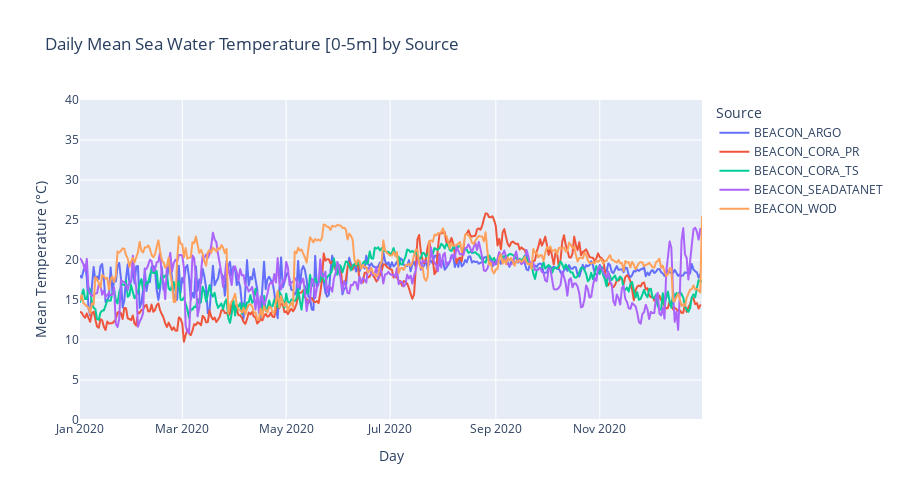
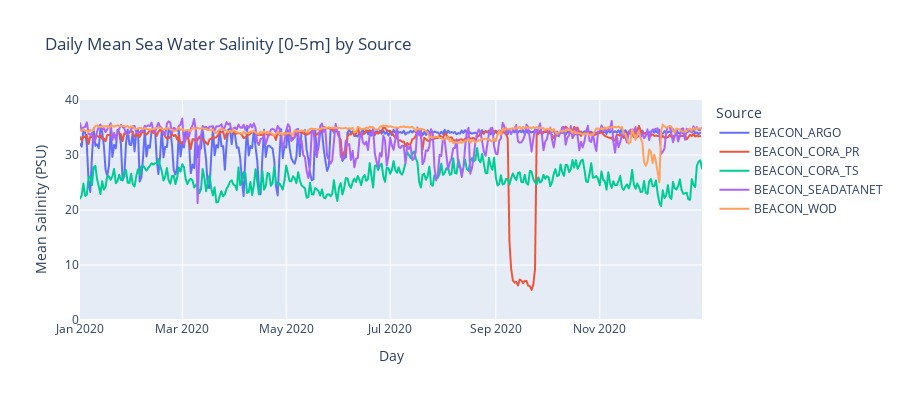

Here is the notebook cell these charts were saved with, in order:
### Code cell
import plotly.graph_objects as go
# Ensure time is datetime
gdf["time"] = pd.to_datetime(gdf["time"])

# Resample by day for each source_bdi and calculate mean temperature
mean_temp = (
    gdf.groupby([pd.Grouper(key="time", freq="D"), "source_bdi"])["temperature"]
    .mean()
    .reset_index()
)

# Plot with a line per source_bdi
fig = px.line(
    mean_temp,
    x="time",
    y="temperature",
    color="source_bdi",  # different line per source_bdi
    title="Daily Mean Sea Water Temperature [0-5m] by Source",
    labels={"time": "Day", "temperature": "Mean Temperature (°C)", "source_bdi": "Source"},
    height=500
)

fig.update_layout(yaxis_range=[0, 40])
fig.show()

# === Salinity: Mean by day and source_bdi ===
mean_sal = (
    gdf.groupby([pd.Grouper(key="time", freq="D"), "source_bdi"])["salinity"]
    .mean()
    .reset_index()
)

fig_sal = px.line(
    mean_sal,
    x="time",
    y="salinity",
    color="source_bdi",
    title="Daily Mean Sea Water Salinity [0-5m] by Source",
    labels={"time": "Day", "salinity": "Mean Salinity (PSU)", "source_bdi": "Source"},
    height=400
)
fig_sal.update_layout(yaxis_range=[0, 40])
fig_sal.show()

### Figure 1 — Plotly figure (JSON) as saved in the notebook; plotly's stock layout.template omitted (floating-point values rounded to 4 significant figures; data arrays with more than 128 entries replaced by an {"elided": "..."} marker saying what was removed)
{"data": [{"hovertemplate": "Source=BEACON_ARGO<br>Day=%{x}<br>Mean Temperature (°C)=%{y}<extra></extra>", "legendgroup": "BEACON_ARGO", "line": {"color": "#636efa", "dash": "solid"}, "marker": {"symbol": "circle"}, "mode": "lines", "name": "BEACON_ARGO", "showlegend": true, "type": "scattergl", "x": {"elided": "365 str values"}, "xaxis": "x", "y": {"elided": "365 float values"}, "yaxis": "y"}, {"hovertemplate": "Source=BEACON_CORA_PR<br>Day=%{x}<br>Mean Temperature (°C)=%{y}<extra></extra>", "legendgroup": "BEACON_CORA_PR", "line": {"color": "#EF553B", "dash": "solid"}, "marker": {"symbol": "circle"}, "mode": "lines", "name": "BEACON_CORA_PR", "showlegend": true, "type": "scattergl", "x": {"elided": "365 str values"}, "xaxis": "x", "y": {"elided": "365 float values"}, "yaxis": "y"}, {"hovertemplate": "Source=BEACON_CORA_TS<br>Day=%{x}<br>Mean Temperature (°C)=%{y}<extra></extra>", "legendgroup": "BEACON_CORA_TS", "line": {"color": "#00cc96", "dash": "solid"}, "marker": {"symbol": "circle"}, "mode": "lines", "name": "BEACON_CORA_TS", "showlegend": true, "type": "scattergl", "x": {"elided": "366 str values"}, "xaxis": "x", "y": {"elided": "366 float values"}, "yaxis": "y"}, {"hovertemplate": "Source=BEACON_SEADATANET<br>Day=%{x}<br>Mean Temperature (°C)=%{y}<extra></extra>", "legendgroup": "BEACON_SEADATANET", "line": {"color": "#ab63fa", "dash": "solid"}, "marker": {"symbol": "circle"}, "mode": "lines", "name": "BEACON_SEADATANET", "showlegend": true, "type": "scattergl", "x": {"elided": "365 str values"}, "xaxis": "x", "y": {"elided": "365 float values"}, "yaxis": "y"}, {"hovertemplate": "Source=BEACON_WOD<br>Day=%{x}<br>Mean Temperature (°C)=%{y}<extra></extra>", "legendgroup": "BEACON_WOD", "line": {"color": "#FFA15A", "dash": "solid"}, "marker": {"symbol": "circle"}, "mode": "lines", "name": "BEACON_WOD", "showlegend": true, "type": "scattergl", "x": {"elided": "366 str values"}, "xaxis": "x", "y": {"elided": "366 float values"}, "yaxis": "y"}], "layout": {"height": 500, "legend": {"title": {"text": "Source"}, "tracegroupgap": 0}, "title": {"text": "Daily Mean Sea Water Temperature [0-5m] by Source"}, "xaxis": {"anchor": "y", "domain": [0, 1], "title": {"text": "Day"}}, "yaxis": {"anchor": "x", "domain": [0, 1], "range": [0, 40], "title": {"text": "Mean Temperature (°C)"}}}}

### Figure 2 — Plotly figure (JSON) as saved in the notebook; plotly's stock layout.template omitted (floating-point values rounded to 4 significant figures; data arrays with more than 128 entries replaced by an {"elided": "..."} marker saying what was removed)
{"data": [{"hovertemplate": "Source=BEACON_ARGO<br>Day=%{x}<br>Mean Salinity (PSU)=%{y}<extra></extra>", "legendgroup": "BEACON_ARGO", "line": {"color": "#636efa", "dash": "solid"}, "marker": {"symbol": "circle"}, "mode": "lines", "name": "BEACON_ARGO", "showlegend": true, "type": "scattergl", "x": {"elided": "365 str values"}, "xaxis": "x", "y": {"elided": "365 float values"}, "yaxis": "y"}, {"hovertemplate": "Source=BEACON_CORA_PR<br>Day=%{x}<br>Mean Salinity (PSU)=%{y}<extra></extra>", "legendgroup": "BEACON_CORA_PR", "line": {"color": "#EF553B", "dash": "solid"}, "marker": {"symbol": "circle"}, "mode": "lines", "name": "BEACON_CORA_PR", "showlegend": true, "type": "scattergl", "x": {"elided": "365 str values"}, "xaxis": "x", "y": {"elided": "365 float values"}, "yaxis": "y"}, {"hovertemplate": "Source=BEACON_CORA_TS<br>Day=%{x}<br>Mean Salinity (PSU)=%{y}<extra></extra>", "legendgroup": "BEACON_CORA_TS", "line": {"color": "#00cc96", "dash": "solid"}, "marker": {"symbol": "circle"}, "mode": "lines", "name": "BEACON_CORA_TS", "showlegend": true, "type": "scattergl", "x": {"elided": "366 str values"}, "xaxis": "x", "y": {"elided": "366 float values"}, "yaxis": "y"}, {"hovertemplate": "Source=BEACON_SEADATANET<br>Day=%{x}<br>Mean Salinity (PSU)=%{y}<extra></extra>", "legendgroup": "BEACON_SEADATANET", "line": {"color": "#ab63fa", "dash": "solid"}, "marker": {"symbol": "circle"}, "mode": "lines", "name": "BEACON_SEADATANET", "showlegend": true, "type": "scattergl", "x": {"elided": "365 str values"}, "xaxis": "x", "y": {"elided": "365 float values"}, "yaxis": "y"}, {"hovertemplate": "Source=BEACON_WOD<br>Day=%{x}<br>Mean Salinity (PSU)=%{y}<extra></extra>", "legendgroup": "BEACON_WOD", "line": {"color": "#FFA15A", "dash": "solid"}, "marker": {"symbol": "circle"}, "mode": "lines", "name": "BEACON_WOD", "showlegend": true, "type": "scattergl", "x": {"elided": "366 str values"}, "xaxis": "x", "y": {"elided": "366 float values"}, "yaxis": "y"}], "layout": {"height": 400, "legend": {"title": {"text": "Source"}, "tracegroupgap": 0}, "title": {"text": "Daily Mean Sea Water Salinity [0-5m] by Source"}, "xaxis": {"anchor": "y", "domain": [0, 1], "title": {"text": "Day"}}, "yaxis": {"anchor": "x", "domain": [0, 1], "range": [0, 40], "title": {"text": "Mean Salinity (PSU)"}}}}
